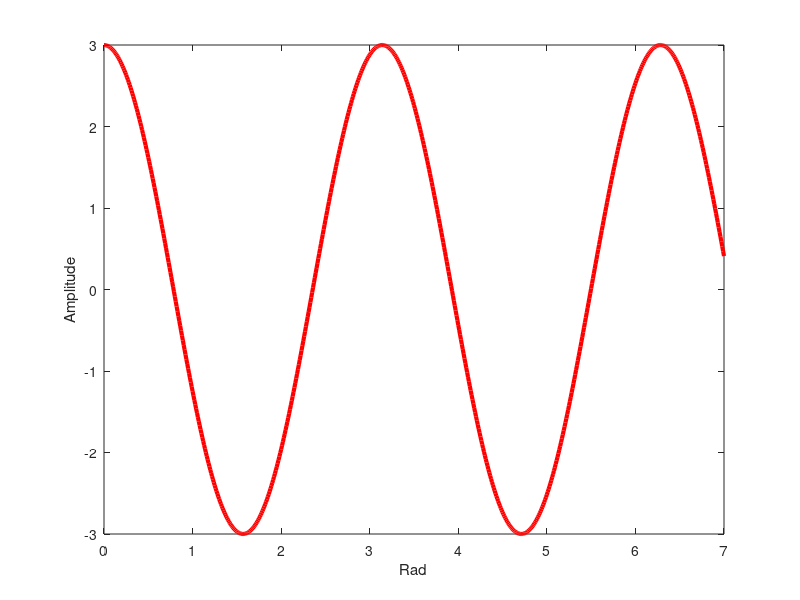

This chart was generated by the following MATLAB code:
clear all;clc;
close all;

%% 세션의 예
8/10
5*ans
r=8/10
s = 20*r

%% 우선 순위
8 + 3*5
8 + (3*5)
(8 + 3)*5
3*4^2 + 5
(3*4)^2 + 5
27^(1/3) + 32^(0.2)
27^(1/3) + 32^0.2
27^1/3 + 32^0.2

%% 특별 명령
clc
%clear
%clear r s
who
whos

%% 행렬의 입력 벡터 1
b = 1:5
c = [1:5]
d = [1:2:5]
e = linspace(1,10,3)
f = linspace(1,10)
h = logspace(1,3,3)
i = logspace(10,100, 3)

%제일 많이 사용되는 형태 linspace(초기값, 최종값, 원소의 개수)

%% 행렬의 입력 벡터와 행렬  2
A1 = [ 1, 2, 3 ,4 ]
A2 = [ 1, 2; 3, 4]
A3 = [1 ; 2 ;3 ;4]
A4 = A3' %transpose, 전치행렬 

%% 스칼라와 행렬 사이의 연산
B1 = [6 7 8 9]
A1+B1
B1+A4
B2 = [ 2, 2; 3, 3]
A2*B2
%A2*B1 % 오류 발생용  

%% pi / 전치 (transpose)
%degrees = linspace(0, 360, 37)
degrees = [0: 60: 360]
radians = degrees*pi/180
table = [degrees', radians']

%% Plot figure 
x = 0:0.01:7;
y = 3*cos(2*x);
plot(x,y), xlabel('x'), ylabel ('y')

%% help 사용법
help plot

%% Plot figure using marker 
x = 0:0.01:7;
y = 3*cos(2*x);
plot(x,y, "o"), xlabel('Rad'), ylabel ('Amplitude')

%% Plot figure changing color 
x = 0:0.01:7;
y = 3*cos(2*x);
plot(x,y, "r",'LineWidth', 3), xlabel('Rad'), ylabel ('Amplitude')

%% diary 
%diary on
%diary <save_command>
%% Save variable 
save test.mat A1
clear 

%% Load variable
load test.mat
%% make m-file 
